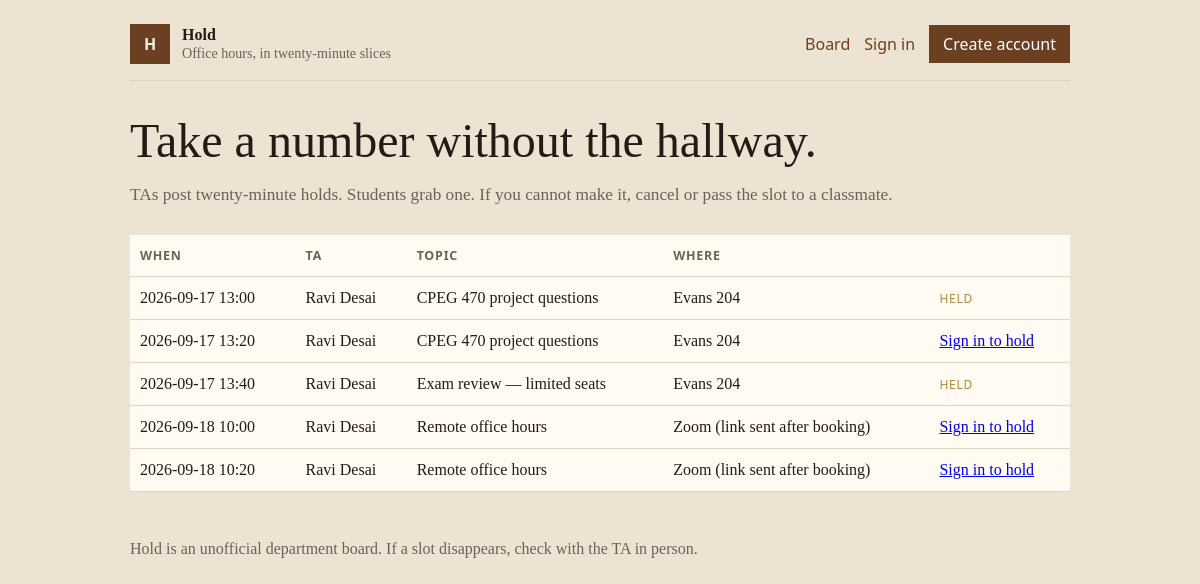
The page / on the database its author committed.
### tables this page shows
CREATE TABLE bookings (
            id INTEGER PRIMARY KEY AUTOINCREMENT,
            slot_id INTEGER NOT NULL UNIQUE REFERENCES slots(id),
            student_id INTEGER NOT NULL REFERENCES users(id),
            private_note TEXT,
            created_at TEXT NOT NULL DEFAULT (datetime('now'))
        );

CREATE TABLE slots (
            id INTEGER PRIMARY KEY AUTOINCREMENT,
            ta_id INTEGER NOT NULL REFERENCES users(id),
            starts_at TEXT NOT NULL,
            location TEXT NOT NULL,
            topic TEXT NOT NULL,
            created_at TEXT NOT NULL DEFAULT (datetime('now'))
        );

CREATE TABLE users (
            id INTEGER PRIMARY KEY AUTOINCREMENT,
            email TEXT NOT NULL UNIQUE,
            password_hash TEXT NOT NULL,
            display_name TEXT NOT NULL,
            role TEXT NOT NULL CHECK (role IN ('student', 'ta')),
            created_at TEXT NOT NULL DEFAULT (datetime('now'))
        );

### app.py (the view)
@app.get("/")
def home():
    conn = get_db()
    slots = conn.execute(
        """
        SELECT
            slots.*,
            users.display_name AS ta_name,
            bookings.id AS booking_id,
            bookings.student_id AS booked_by
        FROM slots
        JOIN users ON users.id = slots.ta_id
        LEFT JOIN bookings ON bookings.slot_id = slots.id
        ORDER BY slots.starts_at
        """
    ).fetchall()
    conn.close()
    return render_template("home.html", slots=slots)

### app.py (called while the page is built, shortened)
def current_user():
    return getattr(g, "user", None)

@app.before_request
def load_user():
    init_db()
    seed()
    token = request.cookies.get("hold_session")
    g.user = None
    g.session_token = None
    if not token:
        return

@app.after_request
def persist_session_cookie(response):
    return response

@app.context_processor
def inject_user():
    return {"current_user": current_user()}

### db.py (called while the page is built)
def get_db():
    DB_PATH.parent.mkdir(parents=True, exist_ok=True)
    conn = sqlite3.connect(DB_PATH)
    conn.row_factory = sqlite3.Row
    conn.execute("PRAGMA foreign_keys = ON")
    return conn

### seed.py (called while the page is built, shortened)
def seed():
    init_db()
    conn = get_db()
    existing = conn.execute("SELECT COUNT(*) AS n FROM users").fetchone()["n"]
    if existing:
        conn.close()
        return {"seeded": False, "users": existing}

### templates/home.html (shortened to what this page needs)
{% extends "base.html" %}
{% block body %}
<section class="hero">
  <h1>Take a number without the hallway.</h1>
  <p class="lede">TAs post twenty-minute holds. Students grab one. If you cannot make it, cancel or pass the slot to a classmate.</p>
</section>
<table class="board">
  <thead>
    <tr>
      <th>When</th>
      <th>TA</th>
      <th>Topic</th>
      <th>Where</th>
      <th></th>
    </tr>
  </thead>
  <tbody>
    {% for slot in slots %}
      <tr>
        <td>{{ slot.starts_at }}</td>
        <td>{{ slot.ta_name }}</td>
        <td>{{ slot.topic }}</td>
        <td>{{ slot.location }}</td>
        <td>
          {% if slot.booking_id %}
            <span class="pill taken">held</span>
          {% elif current_user and current_user['role'] == 'student' %}
            <form method="post" action="{{ url_for('book_slot', slot_id=slot.id) }}">
              <button type="submit">Hold this</button>
            </form>
          {% elif not current_user %}
            <a href="{{ url_for('login') }}">Sign in to hold</a>
          {% endif %}
        </td>
      </tr>
    {% endfor %}
  </tbody>
</table>
{% endblock %}

### templates/base.html (shortened to what this page needs)
<!DOCTYPE html>
<html lang="en">
<head>
  <link rel="stylesheet" href="{{ url_for('static', filename='css/style.css') }}">
</head>
<body>
  <div class="shell">
    <header class="top">
      <a class="brand" href="{{ url_for('home') }}">
        <span class="mark">H</span>
        <span>
          <strong>Hold</strong>
          <em>Office hours, in twenty-minute slices</em>
        </span>
      </a>
      <nav>
        <a href="{{ url_for('home') }}">Board</a>
        {% if current_user %}
          <a href="{{ url_for('mine') }}">My bookings</a>
          {% if current_user['role'] == 'ta' %}
            <a href="{{ url_for('new_slot') }}">Post a slot</a>
          {% endif %}
          <form class="inline" method="post" action="{{ url_for('logout') }}">
            <button type="submit">Sign out</button>
          </form>
        {% else %}
          <a href="{{ url_for('login') }}">Sign in</a>
          <a class="btn" href="{{ url_for('register') }}">Create account</a>
        {% endif %}
      </nav>
    </header>
    <main>
      {% block body %}{% endblock %}
    </main>
    <footer>Hold is an unofficial department board. If a slot disappears, check with the TA in person.</footer>
  </div>
</body>
</html>

### static/css/style.css (style rules this page uses)
:root { --ink: #241c14; --muted: #6d6256; --paper: #f4efe4; --card: #fffaf2; --brass: #b0893e; --oak: #6b3f22; --line: #e0d4c0; }
* { box-sizing: border-box; }
html, body { margin: 0; background: #ece3d2; color: var(--ink); font-family: "Source Serif Pro", Georgia, serif; }
.shell { max-width: 980px; margin: 0 auto; padding: 24px 20px 64px; }
.top { display: flex; justify-content: space-between; align-items: center; gap: 16px; border-bottom: 1px solid var(--line); padding-bottom: 16px; }
.brand { display: flex; gap: 12px; align-items: center; color: inherit; text-decoration: none; }
.mark { width: 40px; height: 40px; display: grid; place-items: center; background: var(--oak); color: var(--paper); font-family: "Avenir Next", "Segoe UI", sans-serif; font-weight: 700; }
.brand strong { display: block; }
.brand em { font-style: normal; color: var(--muted); font-size: 0.88rem; }
nav { display: flex; gap: 14px; align-items: center; font-family: "Avenir Next", "Segoe UI", sans-serif; }
nav a { color: var(--oak); text-decoration: none; }
button, .btn { font-family: "Avenir Next", "Segoe UI", sans-serif; background: var(--oak); color: #fff; border: 0; padding: 8px 14px; cursor: pointer; text-decoration: none; }
.hero { padding: 32px 0 12px; }
h1 { font-weight: 500; font-size: clamp(2rem, 4vw, 3rem); margin: 0 0 10px; }
.lede { color: var(--muted); font-size: 1.08rem; }
.board { width: 100%; border-collapse: collapse; background: var(--card); }
.board th, .board td { text-align: left; padding: 12px 10px; border-bottom: 1px solid var(--line); vertical-align: middle; }
.board th { font-family: "Avenir Next", "Segoe UI", sans-serif; font-size: 0.78rem; letter-spacing: 0.06em; text-transform: uppercase; color: var(--muted); }
.pill { font-family: "Avenir Next", "Segoe UI", sans-serif; font-size: 0.75rem; letter-spacing: 0.06em; text-transform: uppercase; }
.pill.taken { color: var(--brass); }
footer { margin-top: 48px; color: var(--muted); }

### rows shown on the page
bookings: starts_at "2026-09-17 13:00", ta_name "Ravi Desai", topic "CPEG 470 project questions", location "Evans 204", shows "HELD"
slots: starts_at "2026-09-17 13:20", ta_name "Ravi Desai", topic "CPEG 470 project questions", location "Evans 204"
bookings: starts_at "2026-09-17 13:40", ta_name "Ravi Desai", topic "Exam review — limited seats", location "Evans 204", shows "HELD"
slots: starts_at "2026-09-18 10:00", ta_name "Ravi Desai", topic "Remote office hours", location "Zoom (link sent after booking)"
slots: starts_at "2026-09-18 10:20", ta_name "Ravi Desai", topic "Remote office hours", location "Zoom (link sent after booking)"
